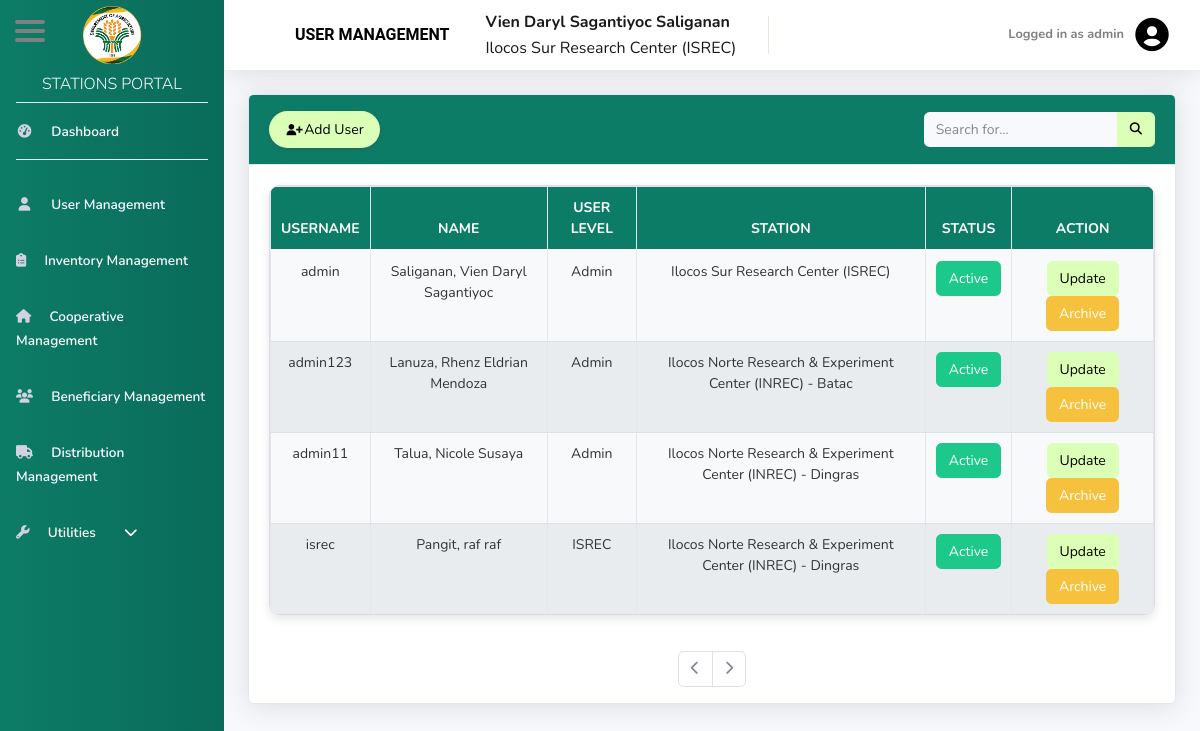
The app's page /admin/1UserManagement.php (signed in) with its own data.
### tables this page shows
CREATE TABLE `tbl_user` (
  `uid` int(8) NOT NULL,
  `username` varchar(255) NOT NULL,
  `password` varchar(255) NOT NULL,
  `ulevel` varchar(50) NOT NULL,
  `fname` varchar(100) NOT NULL,
  `mname` varchar(100) NOT NULL,
  `lname` varchar(100) NOT NULL,
  `status` varchar(50) NOT NULL,
  `station_id` int(8) NOT NULL
);

CREATE TABLE `tbl_station` (
  `station_id` int(8) NOT NULL,
  `station_name` varchar(255) NOT NULL
);

### admin/1UserManagement.php (the view, shortened to what this page needs)
<?php
include('includes/header.php');
include('includes/navbar.php');
?>
<link rel="stylesheet" href="https://unpkg.com/boxicons@2.1.4/css/boxicons.min.css">
<div id="content-wrapper" class="d-flex flex-column">
    <div id="content">
        <nav class="navbar navbar-expand navbar-light bg-white topbar mb-4 static-top shadow">
            <span class="navbar-brand font-weight-bold" style="font-size: 18px; padding-left: 55px; color: Black; font-family: 'Roboto', sans-serif;">
                USER MANAGEMENT
            </span>
                <div style="padding-left: 20px; color: black; display: flex; flex-direction: column; line-height: 1;">
                    <?php
                    if (isset($_SESSION['fname']) && isset($_SESSION['lname'])) {
                        $fullName = htmlspecialchars($_SESSION['fname']) . ' ' . htmlspecialchars($_SESSION['mname']) . ' ' . htmlspecialchars($_SESSION['lname']);
                        echo '<span class="navbar-brand font-weight-bold" style="font-size: 18px;">' . $fullName . '</span>';
                    }
                    if (isset($_SESSION['station_name'])) {
                        echo '<span class="navbar-brand" style="font-size: 16px;">' . htmlspecialchars($_SESSION['station_name']) . '</span>';
                    }
                    ?>
                </div>
                <ul class="navbar-nav ml-auto">
                    <li class="nav-item dropdown no-arrow">
                        <a class="nav-link dropdown-toggle" href="#" id="userDropdown" role="button"
                        data-bs-toggle="dropdown" aria-haspopup="true" aria-expanded="false">
                            <span class="mr-2 d-none d-lg-inline text-black small font-weight-bold" style="color: grey">
                                <?php
                                $username = $_SESSION['user'];
                                echo 'Logged in as ' . htmlspecialchars($username);
                                ?>
                            </span>
                            <i style="font-size: 40px; color: black;" class="bx bxs-user-circle"></i>
                        </a>
                    </li>
                </ul>
        </nav>
    <div class="container-fluid">
    <div class="card shadow mb-4">
        <div class="card-header py-3" style="background-color: #0D7C66;">
            <div class="d-flex align-items-center">
                <button type="button" class="btn d-flex align-items-center gap-2 rounded-pill shadow-sm"
                        style="background-color: #DCFFB7; color: black; border: none; padding: 8px 16px;"
                        id="btnAddUser" data-bs-toggle="modal" data-bs-target="#addUserModal">
                    <i class='bx bxs-user-plus' style="font-size: 1.2rem;"></i>
                    <span>Add User</span>
                </button>
                <form class="d-none d-sm-inline-block form-inline ml-auto my-2 my-md-0 mw-100 navbar-search custom-search-form">
                    <div class="input-group">
                        <input type="text" id="search_id" class="form-control bg-light border-0 small"
                            placeholder="Search for..." aria-label="Search" aria-describedby="basic-addon2">
                        <div class="input-group-append">
                            <button id="searchBtn" class="btn text-white" style="background-color: #DCFFB7;" type="button">
                            </button>
                        </div>
                    </div>
                </form>
            </div>
            </div>
            <div id = "tab1" class="tab-content active">
                <div class="card-body">
                    <div style="max-height: 430px; overflow: auto; width: 100%; border: 1px solid #ddd; border-radius: 10px; box-shadow: 0px 4px 10px rgba(0, 0, 0, 0.1);">
                        <table class="table table-bordered" width="100%" cellspacing="0">
                            <thead class="thead" style="background-color: #0D7C66; color: white;">
                                <tr>
                                    <th>Username</th>
                                    <th>Name</th>
                                    <th>User Level</th>
                                    <th>Station</th>
                                    <th>Status</th>
                                    <th>Action</th>
                                </tr>
                                <?php
                                include('../conn.php');
                                $entries_per_page = 10;
                                $page = isset($_GET['page']) ? (int)$_GET['page'] : 1;
                                $page = max(1, $page);
                                $start_from = ($page - 1) * $entries_per_page;
                                $count_query = "SELECT COUNT(*) as total FROM tbl_user";
                                $count_result = mysqli_query($conn, $count_query);
                                $count_row = mysqli_fetch_assoc($count_result);
                                $total_entries = (int)$count_row['total'];
                                $search_query = isset($_GET['search']) ? $_GET['search'] : '';
                                if (!empty($search_query)) {
                                    $query = "SELECT * FROM tbl_user
                                            WHERE username LIKE '%$search_query%'
                                            OR fname LIKE '%$search_query%'
                                            OR mname LIKE '%$search_query%'
                                            OR lname LIKE '%$search_query%'
                                            OR ulevel LIKE '%$search_query%'
                                            ORDER BY ulevel";
                                } else {
                                    $query = "SELECT * FROM tbl_user INNER JOIN tbl_station ON tbl_user.station_id = tbl_station.station_id ORDER BY ulevel LIMIT $start_from, $entries_per_page";
                                }
                            ?>
                            </thead>
                            <?php
                            include('../conn.php');
                            $search_query = isset($_GET['search']) ? $_GET['search'] : '';
                            if (!empty($search_query)) {
                                $query = "SELECT * FROM tbl_user
                                        WHERE username LIKE '%$search_query%'
                                        OR fname LIKE '%$search_query%'
                                        OR mname LIKE '%$search_query%'
                                        OR lname LIKE '%$search_query%'
                                        OR ulevel LIKE '%$search_query%'
                                        ORDER BY ulevel";
                            } else {
                                $query = "SELECT * FROM tbl_user INNER JOIN tbl_station ON tbl_user.station_id = tbl_station.station_id WHERE status != 3  ORDER BY ulevel LIMIT $start_from, $entries_per_page";
                            }
                            $view = mysqli_query($conn, $query);
                            ?>
                            <tbody id="dataTable" style="color: black;">
                                <?php
                                if (mysqli_num_rows($view) > 0) {
                                    while ($data = mysqli_fetch_assoc($view)) {
                                        $uid = $data['uid'];
                                        $uname = $data['username'];
                                        $fname = $data['fname'];
                                        $mname = $data['mname'];
                                        $lname = $data['lname'];
                                        $userlvl = $data['ulevel'];
                                        $station = $data['station_name'];
                                        $status = $data['status'];
                                ?>
                                        <tr>
                                            <td><?php echo htmlspecialchars($uname); ?></td>
                                            <td><?php echo htmlspecialchars($lname . ', ' . $fname . ' ' . $mname); ?></td>
                                            <td><?php echo htmlspecialchars($userlvl); ?></td>
                                            <td><?php echo htmlspecialchars($station); ?></td>
                                            <td>
                                                <?php if ($status == 1) { ?>
                                                    <a onclick="toggleStatus('<?php echo $uname; ?>', 'deactivate')" class="btn btn-secondary">Inactive</a>
                                                <?php } else { ?>
                                                    <a onclick="toggleStatus('<?php echo $uname; ?>', 'activate')" class="btn btn-success">Active</a>
                                                <?php } ?>
                                            </td>
                                            <td>
                                                <a href="#" class="btn" style="background-color: #DCFFB7; color: black;"
                                                    data-toggle="modal" data-target="#updateUserModal"
                                                    data-user-id="<?php echo htmlspecialchars($uid, ENT_QUOTES, 'UTF-8'); ?>">
                                                    Update
                                                </a>
                                                <button class="btn btn-warning" onclick="confirmArchive('<?php echo $uid; ?>')">Archive</button>
                                            </td>
                                        </tr>
                                <?php
                                    }
                                } else {
                                    echo "<tr><td colspan='6' class='text-center'>No records found</td></tr>";
                                }
                                ?>
                            </tbody>
                        </table>
                    </div>
                </div>
                <nav>
                    <ul class="pagination justify-content-center mt-3">
                        <?php
                            $total_pages = ceil($total_entries / $entries_per_page);
                            if ($page > 1) {
                                echo "<li class='page-item'><a class='page-link' href='?page=" . ($page - 1) . "'><i class='fas fa-chevron-left'></i></a></li>";
                            } else {
                                echo "<li class='page-item disabled'><a class='page-link'><i class='fas fa-chevron-left'></i></a></li>";
                            }
                            if ($page < $total_pages) {
                                    echo "<li class='page-item'><a class='page-link' href='?page=" . ($page + 1) . "'><i class='fas fa-chevron-right'></i></a></li>";
                            } else {
                                    echo "<li class='page-item disabled'><a class='page-link'><i class='fas fa-chevron-right'></i></a></li>";
                            }
                        ?>
                    </ul>
                </nav>
            </div>
        </div>
    </div>
</div>
<?php
    include('includes/footer.php');
?>

### admin/includes/navbar.php (style rules this page uses)
.nav-item .nav-link { color: #fff !important; font-size: 16px; font-weight: 500; transition: background-color 0.3s ease, transform 0.2s ease-in-out; }

### admin/1UserManagement.php (style rules this page uses)
.table { font-size: 14px; }
.navbar-brand { font-size: 16px !important; }
.pagination .page-link { font-size: 14px; }
.form-control, .btn { font-size: 14px; }
.table thead { background-color: #0D7C66; color: white; font-weight: bold; text-transform: uppercase; }
.table thead th { padding: 10px; text-align: center; border-bottom: 2px solid #ffffff; }
.table tbody tr { background-color: #f8f9fa; transition: background-color 0.3s ease; }
.table tbody tr:nth-child(even) { background-color: #e9ecef; }
.table tbody td { padding: 10px; border-bottom: 1px solid #dee2e6; text-align: center; color: #333; }
.custom-search-form { margin-left: 30px; }

### records on screen
tbl_user: username "admin", lname+fname+mname "Saliganan, Vien Daryl Sagantiyoc", ulevel "Admin", station.station_name "Ilocos Sur Research Center (ISREC)"
tbl_user: username "admin123", lname+fname+mname "Lanuza, Rhenz Eldrian Mendoza", ulevel "Admin", station.station_name "Ilocos Norte Research & Experiment Center (INREC) - Batac"
tbl_user: username "admin11", lname+fname+mname "Talua, Nicole Susaya", ulevel "Admin", station.station_name "Ilocos Norte Research & Experiment Center (INREC) - Dingras"
tbl_user: username "isrec", lname+fname+mname "Pangit, raf raf", ulevel "ISREC", station.station_name "Ilocos Norte Research & Experiment Center (INREC) - Dingras"

### other values on screen
$fullName "Vien Daryl Sagantiyoc Saliganan"
$_SESSION['station_name'] "Ilocos Sur Research Center (ISREC)"
$username "admin"
